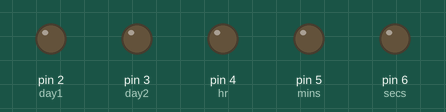
This sketch was run on a simulated Arduino Uno, built with avr-gcc and run on an emulated ATmega328P. Parts: output pins drawn as LEDs (lit = HIGH). The local clock reads 2024-03-15 10:24:30 at power-on unless the sketch sets it; what the sketch prints to the serial monitor is not drawn.

Above: at 0.05 s.
Timing chart, 0 to 5.8 s (numbered marks = the images above):
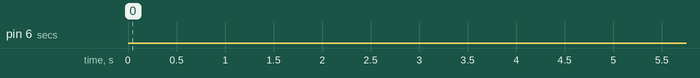

The sketch:

finaltest1.ino
```cpp
#include <DS3231.h>
#define day1 2
#define day2 3
#define hr 4
#define mins 5
#define secs 6

int clockno,steps,ti,j;
int tp=90;
int flag=0;
double i=0;
DS3231 rtc(SDA,SCL);

Time t;

void setup()
{
  pinMode(day1,OUTPUT);
  pinMode(day2,OUTPUT);
  pinMode(hr,OUTPUT);
  pinMode(mins,OUTPUT);
  pinMode(secs,OUTPUT);
  Serial.begin(9600);
  rtc.begin();


}
void loop()
{

  t=rtc.getTime();

  if(t.sec==0)
  flag=1;


  if(flag==1)
  {


     if((t.sec>=i) && (t.sec!=tp))
   {
     digitalWrite(secs,LOW);
     delay(1);
     digitalWrite(secs,HIGH);
     i=i+1.25;

     Serial.print(i);

     Serial.print("\t");

     Serial.println(t.sec);

     tp=t.sec;


   }

  }
   if(t.sec==59)
  {
     i=0;
  }


}
void startup()
{
  Serial.println("Enter which clock you what to change ");
  Serial.println("1.DATE CLOCK 1");
  Serial.println("2.DATE CLOCK 2");
  Serial.println("3.HOUR CLOCK ");
  Serial.println("4.MIN CLOCK");
  Serial.println("5.SEC CLOCK");
  clockno=Serial.read();
  clockno=clockno+1;
  Serial.println("Enter the no of steps needed");
  steps=Serial.read();
  for(int i=0;i<steps;i++)
  {
    digitalWrite(clockno,LOW);
    delay(1);
    digitalWrite(clockno,HIGH);
    delay(100);
  }

}
void time()
{
}
```

Measured:
- by itself, pin 6 (secs): LOW → HIGH at 30.0 s
- by itself, everything shown: repeats every 5.0 s, in 8 steps
